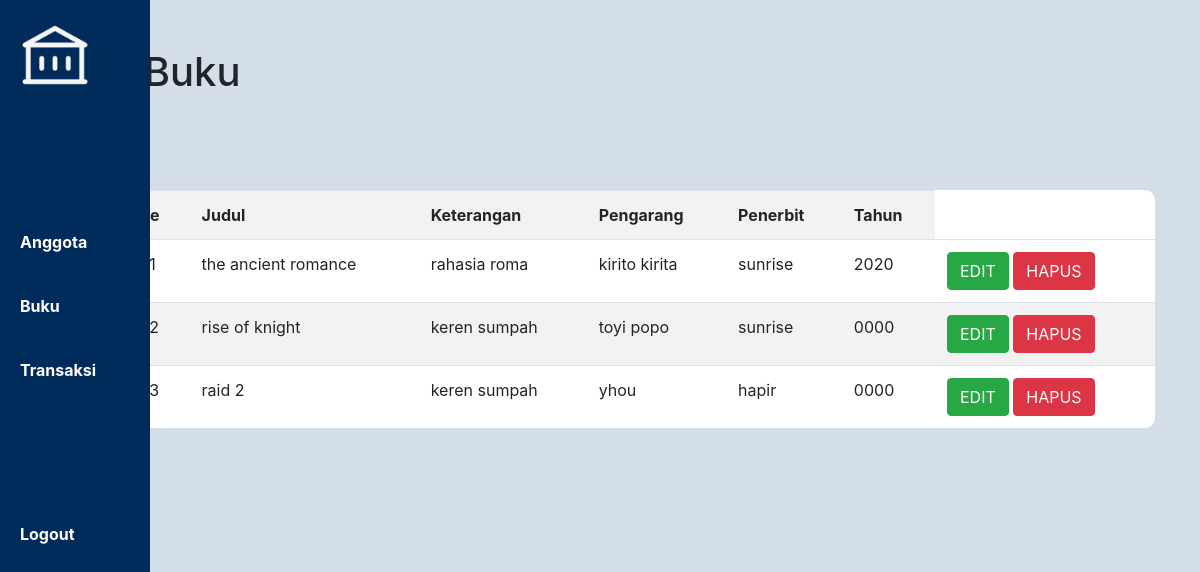
/buku/view.php, run on the app's committed database.
### tables this page shows
CREATE TABLE `buku` (
  `id_buku` int(11) NOT NULL,
  `kode_buku` varchar(15) NOT NULL,
  `judul` varchar(100) NOT NULL,
  `keterangan` text NOT NULL,
  `pengarang` varchar(50) NOT NULL,
  `penerbit` varchar(50) NOT NULL,
  `tahun` year(4) NOT NULL
);

### buku/view.php (the view, shortened to what this page needs)
<!DOCTYPE html>
<html>
<head>
     <link rel="stylesheet" href="https://cdn.jsdelivr.net/npm/bootstrap@4.0.0/dist/css/bootstrap.min.css">
    <link rel='stylesheet' type='text/css' media='screen' href='../css/style.css'>
</head>
<body>
	<?php include '../header.php' ?>
		<br/>
		<br/>
		<?php
			include'../koneksi.php';
			$buku = mysqli_query($koneksi,"select * from buku");
		?>
		<div class='container'>
			<h1>Data Buku</h1>
			<br/>
			<a href="add.php" class='btn btn-success'>Tambah</a>
			<br/>
			<br/>
			<table class="table table-striped">
			<tr>
				<th>NO</th>
				<th>Kode</th>
				<th>Judul</th>
				<th>Keterangan</th>
				<th>Pengarang</th>
				<th>Penerbit</th>
				<th>Tahun</th>
			</tr>
			<?php
				$no = 1;
				$total = mysqli_num_rows($buku);
				foreach($buku as $key => $value){
			?>
				<tr>
					<td><?=$no?></td>
					<td><?=$value['kode_buku']?></td>
					<td><?=$value['judul']?></td>
					<td><?=$value['keterangan']?></td>
					<td><?=$value['pengarang']?></td>
					<td><?=$value['penerbit']?></td>
					<td><?=$value['tahun']?></td>
					<td>
						<a href="add.php?id=<?=$value['id_buku']?>" class='btn btn-success'>EDIT</a>
						<a href="delete.php?id=<?=$value['id_buku']?>" class='btn btn-danger'>HAPUS</a>
					</td>
				</tr>
				<?php
				$no++;
			}
			?>
		</table>
		<p>total data : <?=$total?></p>
	</div>
</body>
</html>

### css/style.css (style rules this page uses)
:root { --primary : #002B5B; --secondary : #8FE3CF; }
* { margin: 0; padding: 0; box-sizing: border-box; }
body { height: 100vh; background: #d4dee9; }
.table { padding: 20px; background: #fff; border-radius: 10px; }

### data on the page
buku: judul "the ancient romance", keterangan "rahasia roma", pengarang "kirito kirita", penerbit "sunrise", tahun "2020"
buku: judul "rise of knight", keterangan "keren sumpah", pengarang "toyi popo", penerbit "sunrise", tahun "0000"
buku: judul "raid 2", keterangan "keren sumpah", pengarang "yhou", penerbit "hapir", tahun "0000"
